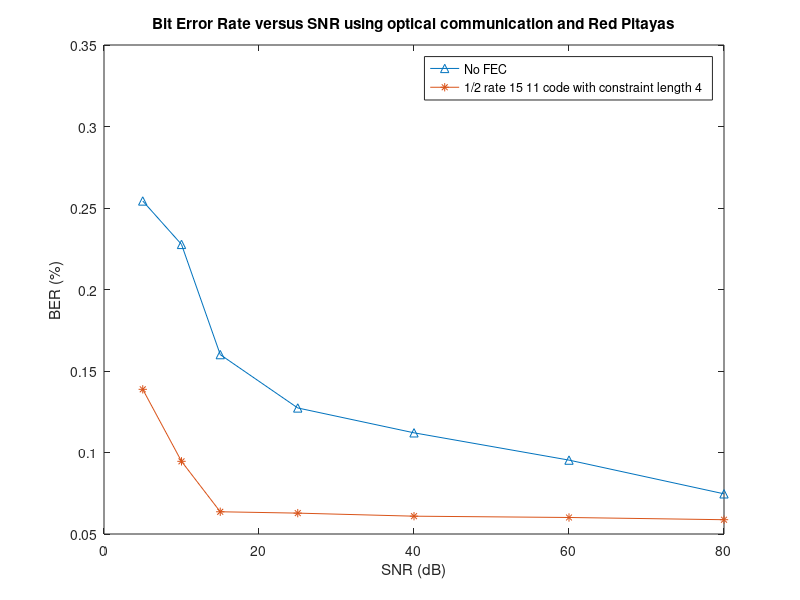

Here is the MATLAB script that generated this plot:
clc;
clear all;
fiveNoBN=[0.3040 0.3216 0.6328];
tenNoBN=[0.1735];
tenWBN=[0.5420, 0.0124];%outlier 1
tenWBN=tenWBN(1);
tenNoBN=[];
fifteenNoBN=[0.2685 0.5250 ];

twoFiveNoBN=[0.2442,0.3243];
twoFiveWBN=[0.3060,0.3119, 0.3326];
fourtyNoBN=[0.0468,0.3442,0.3392];
sixtyNoBN=[0.0187,0.3345,0.0807];
sixtyWBN=[0.5505,0.5019,0.4708];%Outlier
baseN=[0.1173,0.1122];
aveN=[mean(fiveNoBN) mean([tenNoBN tenWBN]) mean(fifteenNoBN)  mean([twoFiveNoBN twoFiveWBN]) mean(fourtyNoBN) mean([sixtyNoBN sixtyNoBN]) mean(baseN)];
fiveNoB1=[0.1437 0.1476 0.1880];
tenWB1=[0.1324,0.0417];
tenWB1(2)=[];
tenNoB1=[10.5655,11.1843]; %this one
tenNoB1=[];
fifteenNoB1=[0.0475 0.0468 0.0396];
fifteenNoB1(3)=[];
twoFiveNoB1=[0.0308,0.0267, 0.0400];
twoFiveNoB1(2)=[];
twoFiveWB1=[0.0231, 0.0186];
twoFiveWB1=[];
fourtyNoB1=[0.0321, 0.0360, 0.0235];
fourtyNoB1(3)=[];
sixtyNoB1=[0.0234, 0.0393];
sixtyWB1=[0.0235, 0.0249, 0.0191];
base1=[0.0416, 0.0305];%this one
base1(1)=[];
aveOne=[mean(fiveNoB1) mean([tenNoB1 tenWB1]) mean(fifteenNoB1)  mean([twoFiveNoB1 twoFiveWB1]) mean(fourtyNoB1) mean([sixtyNoB1 sixtyNoB1]) mean(base1)];

fiveNoB4=[0.2824 0.2083 0.2393];
tenWB4=[0.0750 0.0717];
tenWB4=[];
tenNoB4=[0.1395,0.1212];
fifteenNoB4=[0.1045 0.1361 0.1093];
twoFiveNoB4=[0.1097, 0.1091];
twoFiveWB4=[0.0433, 0.0942];
fourtyNoB4=[0.0877, 0.1040,0.1271];
sixtyNoB4=[0.1102];
sixtyWB4=[0.0778, 0.0820];
base4=[0.1019, 0.0862];
aveFour=[mean(fiveNoB4) mean([tenNoB4 tenWB4]) mean(fifteenNoB4)  mean([twoFiveNoB4 twoFiveWB4]) mean(fourtyNoB4) mean([sixtyNoB4 sixtyNoB4]) mean(base4)];

fiveNoB8=[0.1468 0.2737 0.1635];
tenNoB8=[0.0732, 0.0397];
tenNoB8=[];
tenWB8=[0.0705,0.1059];
tenWB8=tenWB8(2);
fifteenNoB8=[0.0797 0.0573 0.0307];
fifteenNoB8(2:3)=[];
twoFiveNoB8=[0.0707,0.0859];
twoFiveWB8=[0.0813, 0.0862];
fourtyNoB8=[0.0776,0.0516];
sixtyNoB8=[0.0918,0.0985];
sixtyWB8=[0.1062, 0.0826];
base8=[0.0593, 0.0731];
base8=base8(1);
aveEight=[mean(fiveNoB8) mean([tenNoB8 tenWB8]) mean(fifteenNoB8)  mean([twoFiveNoB8 twoFiveWB8]) mean(fourtyNoB8) mean([sixtyNoB8 sixtyNoB8]) mean(base8)];

aveAll=aveEight+aveFour+aveOne+aveN;
aveAll=aveAll/4

%Notes Two seems to be a strange batch throughout. Baseline at No FEC is
%weird. Might re run for more data BUt overall shows trend if two is
%excluded
fiveNoBDec1=[0.1146 0.1310 0.1479];
tenNoBDec1=[10.0587 10.7423];
tenNoBDec1=[];
tenWBDec1=[0.1422 0.0433];
tenWBDec1(2)=[];
fifteenNoBDec1=[0.0366 0.0289 0.0214];
twoFiveNoBDec1=[0.0181 0.0232];
twoFiveNoBDec1=[];
twoFiveWBDec1=[0.0290 0.0231 0.0310 0.0194];
fourtyNoBDec1=[0.0479, 0.0196 0.0192];
fourtyNoBDec1(1)=[];
sixtyNoBDec1=[0.0084 0.0178];
sixtyWBDec1=[0.0295 0.0294 0.0245];
sixtyWBDec1=[];
baseDec1=[0.0267, 0.0333];
aveDec1=[mean(fiveNoBDec1) mean([tenNoBDec1 tenWBDec1]) mean(fifteenNoBDec1) mean([twoFiveNoBDec1 twoFiveWBDec1]) mean([fourtyNoBDec1]) mean([sixtyNoBDec1 sixtyWBDec1]) mean([baseDec1])]

fiveNoBDec4=[0.2056 0.1326 0.1402];
tenNoBDec4=[0.0816 0.0652];
tenWBDec4=[0.0686, 0.0590];
tenNoBDec4(2)=[];
tenWBDec4=[];
fifteenNoBDec4=[0.0720 0.0958 0.0712];
twoFiveNoBDec4=[0.0717 0.0730  ];
twoFiveWBDec4=[0.0971 0.0461 0.3258];
twoFiveWBDec4(2:3)=[];
fourtyNoBDec4=[0.0718 0.0952 0.0904 ];
sixtyNoBDec4=[0.0866];
sixtyWBDec4=[0.0861 0.0888];
sixtyWBDec4(2)=[];
baseDec4=[0.0840 0.0717];
aveDec4=[mean(fiveNoBDec4) mean([tenNoBDec4 tenWBDec4]) mean(fifteenNoBDec4) mean([twoFiveNoBDec4 twoFiveWBDec4]) mean(fourtyNoBDec4) mean([sixtyNoBDec4 sixtyWBDec4]) mean([baseDec4])]

fiveNoBDec8=[0.0845 0.1935 0.0989];
tenNoBDec8=[0.0470 0.0602];
tenWBDec8=[0.0278, 0.0597];
tenWBDec8(1)=[];
tenNoBDec8(1)=[];
fifteenNoBDec8=[0.0477 0.0823 0.0250];%Note
fifteenNoBDec8=fifteenNoBDec8(2);
twoFiveNoBDec8=[0.0666 0.0845];
%twoFiveNoBDec8(1)=[];
twoFiveWBDec8=[0.0839 0.0896 0.0864];
fourtyNoBDec8=[0.0776 0.0476 0.0537];
fourtyNoBDec8(2:3)=[];
sixtyNoBDec8=[0.0771];
sixtyWBDec8=[0.1125 0.0848];
sixtyWBDec8(1)=[];
baseDec8=[0.0638 0.0731];
aveDec8=[mean(fiveNoBDec8) mean([tenNoBDec8 tenWBDec8]) mean(fifteenNoBDec8) mean([twoFiveNoBDec8 twoFiveWBDec8]) mean([fourtyNoBDec8]) mean([sixtyNoBDec8 sixtyWBDec8]) mean([baseDec8])];
aveDecAll=aveDec1+aveDec4+aveDec8;
aveDecAll=aveDecAll/3

aveAll
aveAll=aveAll;
aveDecAll=aveDecAll;
%aveDecAll=log10(aveDecAll);
%aveAll=log10(aveAll);

DBs=[5 10 15 25 40 60 80];
plot(DBs,aveAll,'-^',DBs,aveDecAll,'-*');
title('Bit Error Rate versus SNR using optical communication and Red Pitayas');
xlabel('SNR (dB)');
ylabel('BER (%)');
legend('No FEC', '1/2 rate 15 11 code with constraint length 4 ');